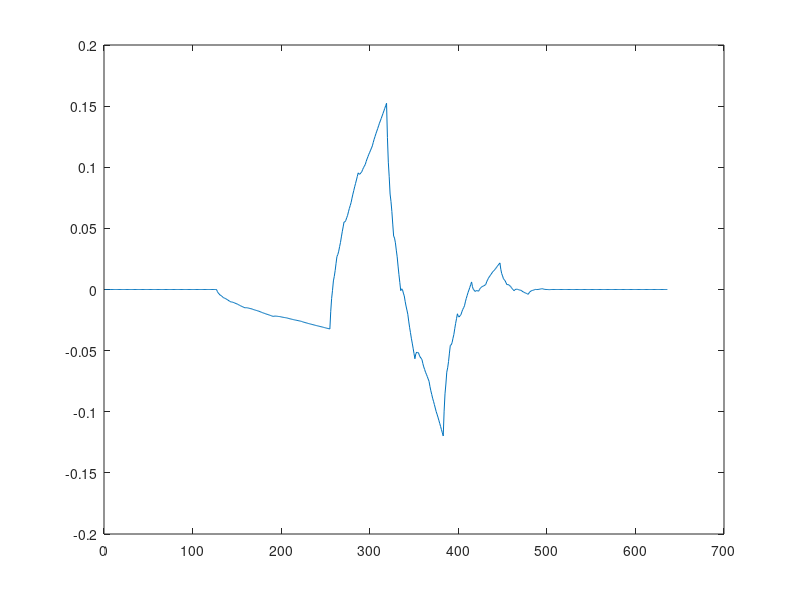

Source code (MATLAB):
%==========================================================================
% Generacja funkcji skalujacych i falek
%==========================================================================
clc;
clear all;
close all;

niter=6;                    %liczba iteracji

c=0;                        %c=1 d=0 -> funkcja skalujaca
d=1;                        %c=0 d=1 -> falka

%=================== definiowanie wspolczynnikow ==========================
h0=[(1+sqrt(3))/(4*sqrt(2)) (3+sqrt(3))/(4*sqrt(2)) ... 
    (3-sqrt(3))/(4*sqrt(2)) (1-sqrt(3))/(4*sqrt(2)) ];
N=length(h0); 
n=0:N-1;
h1=(-1).^n.*h0(N:-1:1);


%================ synteza wg str 463 rys 17.15

c=[0 c 0];                  %aproksymacje 
d=[0 d 0];                  %detale  
c=conv(c,h0)+conv(d,h1);

for n=1:niter
    for k=1:length(c) 
        c0(2*k-1)=c(k);
        c0(2*k)=0;
    end
    c0=[ 0 c0]; 
    c=conv(c0,h0);
end
plot(c);




